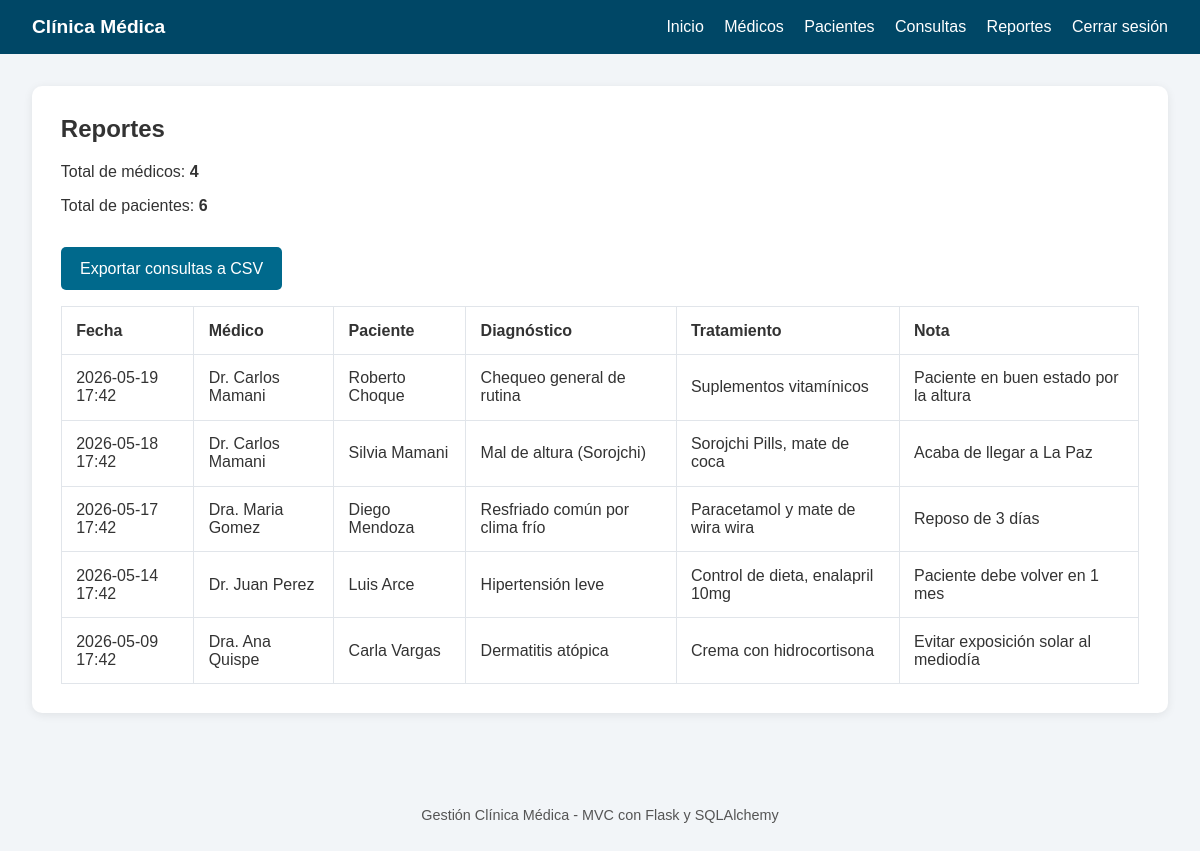
The page /reportes/ (signed in) on the database its author committed.
### models/__init__.py (models this page shows)
class Consulta(db.Model):
    id = db.Column(db.Integer, primary_key=True)
    fecha = db.Column(db.DateTime, nullable=False)
    diagnostico = db.Column(db.Text, nullable=False)
    tratamiento = db.Column(db.Text, nullable=False)
    nota = db.Column(db.String(255), nullable=True)
    medico_id = db.Column(db.Integer, db.ForeignKey("doctor.id"), nullable=False)
    paciente_id = db.Column(db.Integer, db.ForeignKey("patient.id"), nullable=False)

class Doctor(db.Model):
    id = db.Column(db.Integer, primary_key=True)
    nombre = db.Column(db.String(120), nullable=False)
    especialidad = db.Column(db.String(120), nullable=False)
    telefono = db.Column(db.String(30), nullable=False)
    correo = db.Column(db.String(120), unique=True, nullable=False)
    consultas = db.relationship("Consulta", backref="doctor", lazy=True)

class Patient(db.Model):
    id = db.Column(db.Integer, primary_key=True)
    nombre = db.Column(db.String(120), nullable=False)
    edad = db.Column(db.Integer, nullable=False)
    direccion = db.Column(db.String(255), nullable=False)
    telefono = db.Column(db.String(30), nullable=False)
    consultas = db.relationship("Consulta", backref="paciente", lazy=True)

### controllers/report_controller.py (the view)
@report_bp.route("/", methods=["GET"])
@login_required
def index():
    consultas = Consulta.query.order_by(Consulta.fecha.desc()).all()
    total_doctores = Doctor.query.count()
    total_pacientes = Patient.query.count()
    return render_template("reportes/index.html", consultas=consultas, total_doctores=total_doctores, total_pacientes=total_pacientes)

### templates/reportes/index.html
{% extends "base.html" %}
{% block content %}
<section>
    <h2>Reportes</h2>
    <p>Total de médicos: <strong>{{ total_doctores }}</strong></p>
    <p>Total de pacientes: <strong>{{ total_pacientes }}</strong></p>
    <a class="button" href="{{ url_for('report.exportar') }}">Exportar consultas a CSV</a>
    <table>
        <thead>
            <tr><th>Fecha</th><th>Médico</th><th>Paciente</th><th>Diagnóstico</th><th>Tratamiento</th><th>Nota</th></tr>
        </thead>
        <tbody>
            {% for consulta in consultas %}
            <tr>
                <td>{{ consulta.fecha.strftime('%Y-%m-%d %H:%M') }}</td>
                <td>{{ consulta.doctor.nombre }}</td>
                <td>{{ consulta.paciente.nombre }}</td>
                <td>{{ consulta.diagnostico }}</td>
                <td>{{ consulta.tratamiento }}</td>
                <td>{{ consulta.nota or '-' }}</td>
            </tr>
            {% else %}
            <tr><td colspan="6">No hay consultas para reportar.</td></tr>
            {% endfor %}
        </tbody>
    </table>
</section>
{% endblock %}

### static/style.css (style rules this page uses)
body { margin: 0; font-family: Arial, sans-serif; background: #f2f5f8; color: #333; }
section { background: white; padding: 1.8rem; border-radius: 10px; box-shadow: 0 2px 10px rgba(0,0,0,0.08); margin-bottom: 1.5rem; }
h2 { margin-top: 0; }
table { width: 100%; border-collapse: collapse; margin-top: 1rem; }
table th, table td { padding: 0.9rem; border: 1px solid #e1e5ea; text-align: left; }
button, .button { background: #00698c; color: white; border: none; padding: 0.8rem 1.2rem; border-radius: 5px; cursor: pointer; display: inline-block; text-decoration: none; margin-top: 1rem; }

### rows shown on the page
Consulta: fecha "2026-05-19 17:42", doctor.nombre "Dr. Carlos Mamani", paciente.nombre "Roberto Choque", diagnostico "Chequeo general de rutina", tratamiento "Suplementos vitamínicos", nota "Paciente en buen estado por la altura"
Consulta: fecha "2026-05-18 17:42", doctor.nombre "Dr. Carlos Mamani", paciente.nombre "Silvia Mamani", diagnostico "Mal de altura (Sorojchi)", tratamiento "Sorojchi Pills, mate de coca", nota "Acaba de llegar a La Paz"
Consulta: fecha "2026-05-17 17:42", doctor.nombre "Dra. Maria Gomez", paciente.nombre "Diego Mendoza", diagnostico "Resfriado común por clima frío", tratamiento "Paracetamol y mate de wira wira", nota "Reposo de 3 días"
Consulta: fecha "2026-05-14 17:42", doctor.nombre "Dr. Juan Perez", paciente.nombre "Luis Arce", diagnostico "Hipertensión leve", tratamiento "Control de dieta, enalapril 10mg", nota "Paciente debe volver en 1 mes"
Consulta: fecha "2026-05-09 17:42", doctor.nombre "Dra. Ana Quispe", paciente.nombre "Carla Vargas", diagnostico "Dermatitis atópica", tratamiento "Crema con hidrocortisona", nota "Evitar exposición solar al mediodía"

### other values the page prints
{{ total_doctores }} "4"
{{ total_pacientes }} "6"
